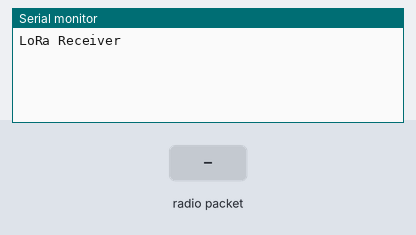
This sketch was run on a simulated Arduino Uno, built with avr-gcc and run on an emulated ATmega328P. Shown: the last lines printed to the serial monitor. The test bench sets the inputs (shaded band). No radio packets arrive unless stated.

Above: at 1.2 s.
1.3 s: radio packet "1" arrives
At 2.4 s:
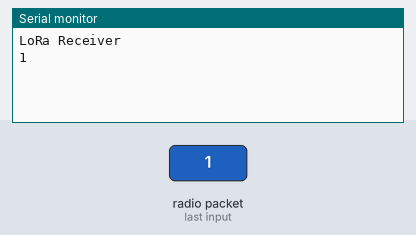
2.8 s: radio packet "0" arrives
At 3.5 s:
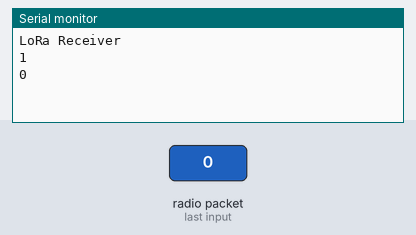
4.3 s: radio packet "2" arrives
At 4.7 s:
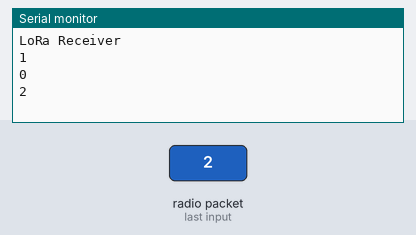

Measured:
- after the input at 1.3 s, the serial monitor: prints a new line at once (image 1)
- after the input at 2.8 s, the serial monitor: prints a new line at once (image 2)
- after the input at 4.3 s, the serial monitor: prints a new line at once (image 3)

The sketch:

receptor.ino
```cpp
#include <SPI.h>
#include <LoRa.h>

void setup() {
  Serial.begin(9600);
  while (!Serial);

  Serial.println("LoRa Receiver");

  if (!LoRa.begin(433E6)) {
    Serial.println("Starting LoRa failed!");
    while (1);
  }
}

void loop() {
  // try to parse packet
  int packetSize = LoRa.parsePacket();
  if (packetSize) {
    // read packet
    while (LoRa.available()) {
      Serial.print((char)LoRa.read());
    }
    Serial.println();
  }
}
```
